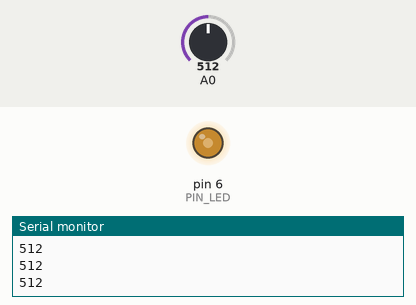
A sketch run on a simulated Arduino Uno, built with avr-gcc and run on an emulated ATmega328P. Shown: output pins drawn as LEDs (lit = HIGH), the last lines printed to the serial monitor. Inputs (shaded band) come from the test bench; at power-on: A0 = 512.

Above: at 1.2 s.
1.3 s: A0 set to 716
At 2.5 s:
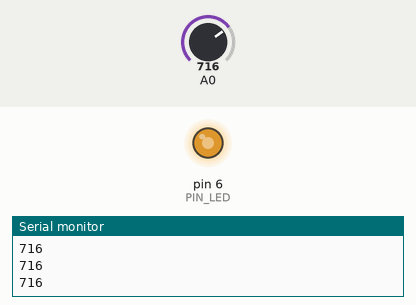
2.9 s: A0 set to 900
At 3.8 s:
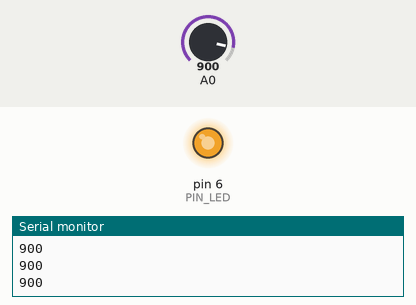
4.5 s: A0 set to 122
At 5.1 s:
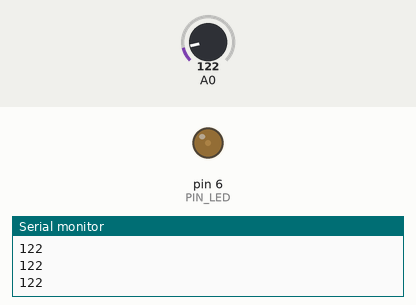
6.1 s: A0 set to 0
At 7.4 s:
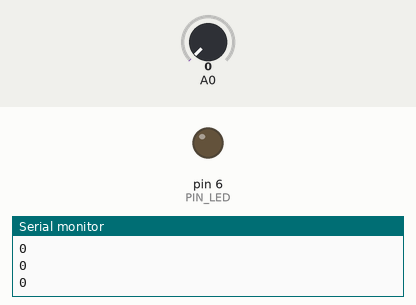
7.7 s: A0 set to 511
At 8.9 s:
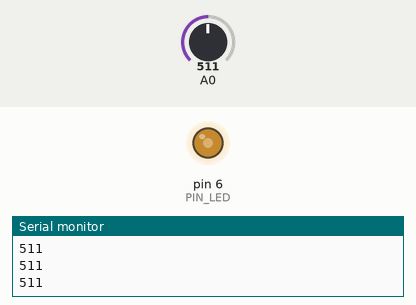
Timing chart, 0 to 10.3 s (numbered marks = the images above; inputs shaded):
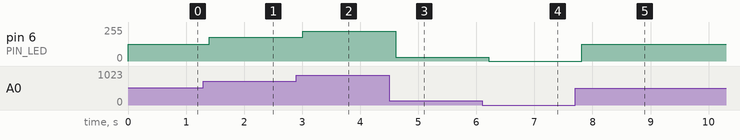

The sketch:

Potentiometre_led.ino
```cpp
 // Initialise la variable qui va recueillir la valeur du potentiomètre
int potentiometre = 0;

// Initialise la variable de la led
const int PIN_LED = 6;

// Initialise la variable qui permettra d'envoyer le bon rapport cyclique à la led
int lum_led = 0;

void setup() {
  Serial.begin(9600); //Initialise la communication entre le PC et Arduino
}

void loop() {
  // Lire la valeur du potentiomètre
  potentiometre = analogRead(A0);

  //Affiche la valeur du potentiomètre sur le moniteur série
  Serial.println(potentiometre);

  // Discrétise la valeur du potentiomètre et l'assigne à la valeur de la luminisoté de la LED
  lum_led = map(potentiometre, 0, 1023, 0, 255);

  // Envoyer la valeur du potentiomètre à la led
  analogWrite(PIN_LED,lum_led);

  //Pause de 200 millisecondes
  delay(200);
}
```

Measured:
- after the input at 1.3 s, pin 6 (PIN_LED): 127/255 → 178/255 after 0.10 s
- after the input at 2.9 s, pin 6 (PIN_LED): 178/255 → 224/255 after 0.11 s
- after the input at 4.5 s, pin 6 (PIN_LED): 224/255 → 30/255 after 0.11 s
- after the input at 6.1 s, pin 6 (PIN_LED): 30/255 → 0/255 after 0.11 s
- after the input at 7.7 s, pin 6 (PIN_LED): 0/255 → 127/255 after 0.11 s
